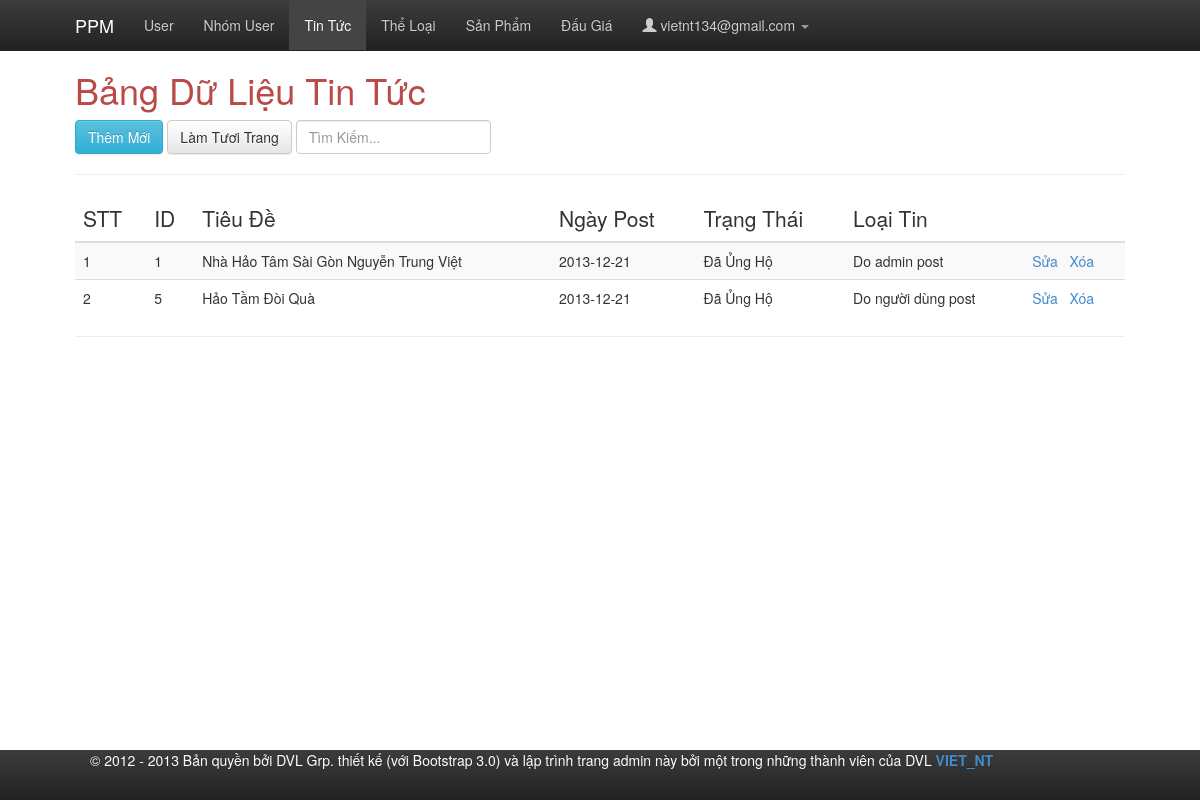
Page /admin/index-admin.php?changePage=3 (signed in) on the earlier database version.
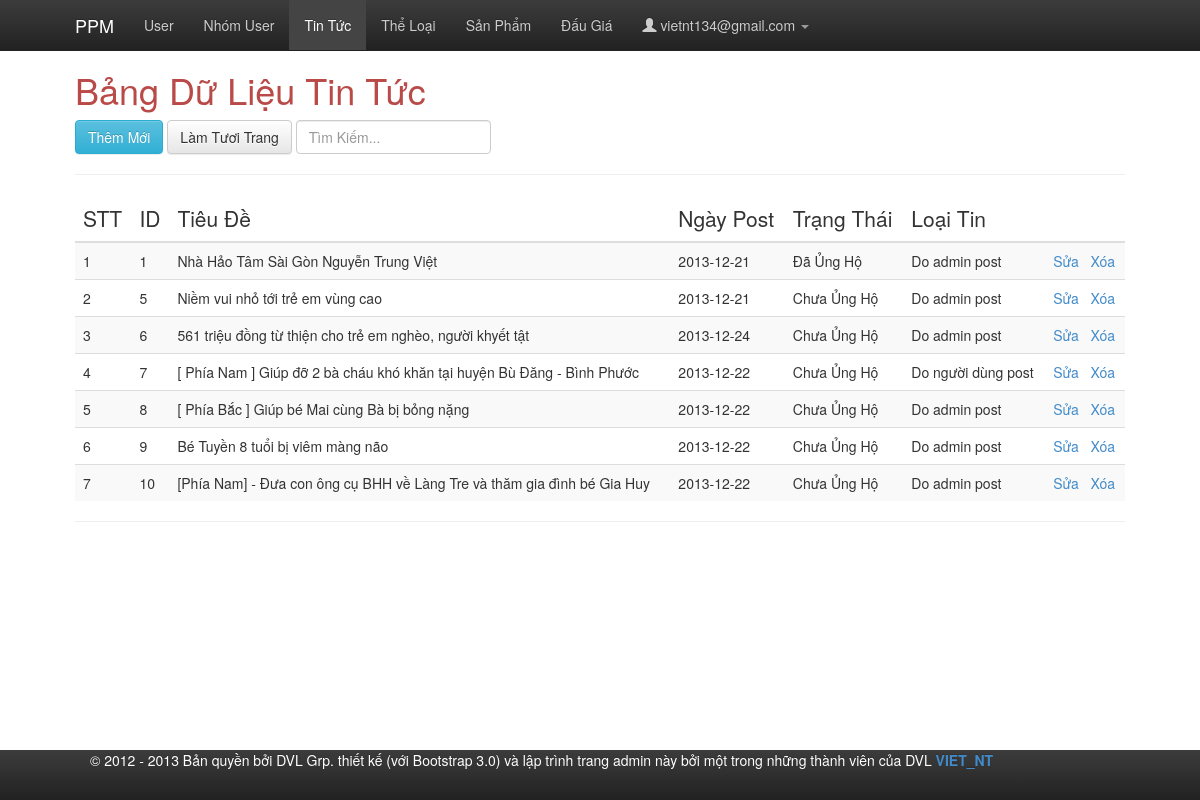
Same page on the later database version.
### tables this page shows
CREATE TABLE IF NOT EXISTS `tintuc` (
  `tintuc_id` int(11) NOT NULL AUTO_INCREMENT,
  `tintuc_title` varchar(255) NOT NULL,
  `user_id` int(11) NOT NULL,
  `tintuc_content` text,
  `tintuc_postdate` date DEFAULT NULL,
  `tintuc_keyword` varchar(50) NOT NULL,
  `tintuc_status` varchar(50) NOT NULL,
  `tintuc_cataloge_id` int(11) NOT NULL,
  PRIMARY KEY (`tintuc_id`),
  KEY `tintuc_cataloge_id` (`tintuc_cataloge_id`),
  KEY `user_id` (`user_id`)
);

CREATE TABLE IF NOT EXISTS `tintuc_cataloge` (
  `tintuc_cataloge_id` int(11) NOT NULL AUTO_INCREMENT,
  `tintuc_cataloge_name` varchar(50) NOT NULL,
  PRIMARY KEY (`tintuc_cataloge_id`),
  UNIQUE KEY `tintuc_cataloge_name_UNIQUE` (`tintuc_cataloge_name`)
);

### admin/include/tintucForm.php (the view, shortened to what this page needs)
<?php
$query = "SELECT * FROM `tintuc`,tintuc_cataloge WHERE tintuc.`tintuc_cataloge_id` = tintuc_cataloge.`tintuc_cataloge_id` order by tintuc_id asc";
$result = mysql_query($query);
?>
<h1 class="text-danger">Bảng Dữ Liệu Tin Tức</h1>
<div class="btn-group">
	<a href="index-admin.php?changePage=7" class="btn btn-info">Thêm Mới</a>
</div>
<div class="btn-group">
	<a href="index-admin.php?changePage=3" class="btn btn-default">Làm Tươi Trang</a>
</div>
<div class="btn-group">
	<input placeholder="Tìm Kiếm..." type="search" name="search" class="form-control" value="" id="id_search" />
</div>
<hr id="Eight" />
<div id="tableEight" class="table-responsive">
	<table class="table table-striped table-hover">
		<thead>
			<tr>
				<th class="lead">STT</th>
				<th class="lead">ID</th>
				<th class="lead">Tiêu Đề</th>
				<th class="lead">Ngày Post</th>
				<th class="lead">Trạng Thái</th>
				<th class="lead">Loại Tin</th>
				<th>&nbsp;</th>
			</tr>
		</thead>
		<tbody>
			<?php
			$i = 1;
			if($result){
			while ($row = mysql_fetch_array($result)) {
			?>
			<tr>
				<td><?php echo($i++); ?></td>
				<td><?php echo($row['0'])?></td>
				<td><?php echo($row['1']); ?></td>
				<td><?php echo($row['4']); ?></td>
				<td><?php echo($row['6']); ?></td>
				<td><?php echo($row['9']); ?></td>
				<td>
					<a href="addEditDelete/editOneUser.php?tintucID=<?php echo($row['0']); ?>">Sửa</a>
					<a href="addEditDelete/deleteOneTinTuc.php?tintucID=<?php echo($row['0']); ?>&tintucTitle=<?php echo($row['1']); ?>">Xóa</a>
				</td>
			</tr>
			<?php
			}
			}
			?>
		</tbody>
	</table>
</div>
<hr />

### admin/index-admin.php (shortened to what this page needs)
<!DOCTYPE html>
<html lang="en">
	<head>
		<link href="css/bootstrapv3.css" type="text/css" rel="stylesheet" media="print,screen" />
		<link href="css/bootstrap-glyphicons.css" type="text/css" rel="stylesheet" media="print,screen" />
		<link href="css/jquery.dataTables.css" type="text/css" rel="stylesheet" media="print,screen" />
		<link href="css/jquery.qtip.css" type="text/css" rel="stylesheet" media="print,screen" />
		<link href="css/header.css" type="text/css" rel="stylesheet" media="print,screen" />
		<link href="css/body.css" type="text/css" rel="stylesheet" media="print,screen" />
		<link href="css/footer.css" type="text/css" rel="stylesheet" media="print,screen" />
		<link href="css/style.css" type="text/css" rel="stylesheet" media="print,screen" />
		<link href="css/bootstrap-theme.css" type="text/css" rel="stylesheet" />
		<link href="css/docs.css" type="text/css" rel="stylesheet" />
		<link rel="stylesheet" href="js/wysibb/theme/default/wbbtheme.css" />
	</head>
	<body>
		<header class="navbar navbar-inverse navbar-fixed-top bs-docs-nav">
			<div class="container">
				<div class="navbar-header">
					<a class="nav navbar-brand" href="index-admin.php">PPM</a>
				</div>
				<?php
				function echoActiveClassIfRequestMatches($requestUri) {
					$current_file_name = basename($_SERVER['REQUEST_URI']);
					if ($current_file_name == $requestUri)
						echo 'class="active"';
				}
				?>
				<nav class="collapse navbar-collapse bs-navbar-collapse" style="color: white;">
					<ul class="nav navbar-nav" id="myTab">
						<li <?php echoActiveClassIfRequestMatches("index-admin.php?changePage=1") ?>>
							<a  href="index-admin.php?changePage=1">User</a>
						</li>
						<li <?php echoActiveClassIfRequestMatches("index-admin.php?changePage=2") ?>>
							<a href="index-admin.php?changePage=2">Nhóm User</a>
						</li>
						<li <?php echoActiveClassIfRequestMatches("index-admin.php?changePage=3") ?>>
							<a href="index-admin.php?changePage=3">Tin Tức</a>
						</li>
						<li <?php echoActiveClassIfRequestMatches("index-admin.php?changePage=4") ?>>
							<a href="index-admin.php?changePage=4">Thể Loại</a>
						</li>
						<li <?php echoActiveClassIfRequestMatches("index-admin.php?changePage=8") ?>>
							<a href="index-admin.php?changePage=8">Sản Phẩm</a>
						</li>
						<li <?php echoActiveClassIfRequestMatches("index-admin.php?changePage=9") ?>>
							<a href="index-admin.php?changePage=9">Đấu Giá</a>
						</li>
						<li class="dropdown">
							<a href="#" data-toggle="dropdown"> <span class="glyphicon glyphicon-user"></span> <?php
							echo($_SESSION["adminLog"]);
							?> <span class="caret"></span> </a>
						</li>
					</ul>
				</nav>
			</div>
		</header>
		<div class="container bs-docs-container">
			<div class="row">
				<div class="col-md-12">
					<?php
					if(isset($_GET['changePage']))
					{
					if($_GET['changePage']=='1')
					{
					require 'include/userForm.php';
					}
					else if($_GET['changePage']=='2')
					{
					require 'include/userLevelForm.php';
					}
					else if($_GET['changePage']=='3')
					{
					require 'include/tintucForm.php';
					}
					}
					else {
					?>
					<h1 class="text-center text-info">Chào Mừng Đến Với Trang Quản Trị</h1>
					<?php
					}
					?>
				</div>
			</div>
		</div>
		<footer class="navbar navbar-inverse navbar-fixed-bottom bs-docs-nav">
			<div class="container">
				<p class="collapse navbar-collapse bs-navbar-collapse" style="color: white;">
					&copy; 2012 - <?php echo date('Y');
					?>
					Bản quyền bởi DVL Grp. thiết kế (với Bootstrap 3.0) và lập trình trang admin này bởi một trong những thành viên của DVL <strong><a href="#">VIET_NT</a></strong>
				</p>
			</div>
		</footer>
	</body>
</html>

### admin/css/style.css (style rules this page uses)
.container { max-width: 1080px; }

### admin/css/docs.css (style rules this page uses)
body { position: relative; padding-top: 50px; }
.bs-docs-nav { text-shadow: 0 -1px 0 rgba(0,0,0,.15); background-color: #222222; border-color: #222222; box-shadow: 0 1px 0 rgba(255,255,255,.1); }
.bs-docs-nav .navbar-collapse { border-color: #222222; }
.bs-docs-nav .navbar-brand { color: #fff; }
.bs-docs-nav .navbar-nav > li > a { color: #CCCCCC; }
.bs-docs-nav .navbar-nav > .active > a, .bs-docs-nav .navbar-nav > .active > a:hover { color: #fff; background-color: #444444; }

### admin/js/wysibb/theme/default/wbbtheme.css (style rules this page uses)
html { height:100% !important; }

Differences in the rows shown:
changed tintuc id 5: tintuc_title "Hảo Tầm Đòi Quà" → "Niềm vui nhỏ tới trẻ em vùng cao"; tintuc_status "Đã Ủng Hộ" → "Chưa Ủng Hộ"; tintuc_cataloge.tintuc_cataloge_name "Do người dùng post" → "Do admin post"
added tintuc: tintuc_id "6", tintuc_title "561 triệu đồng từ thiện cho trẻ em nghèo, người khyết tật", tintuc_postdate "2013-12-24", tintuc_status "Chưa Ủng Hộ", tintuc_cataloge.tintuc_cataloge_name "Do admin post"
added tintuc: tintuc_id "7", tintuc_title "[ Phía Nam ] Giúp đỡ 2 bà cháu khó khăn tại huyện Bù Đăng - Bình Phước", tintuc_postdate "2013-12-22", tintuc_status "Chưa Ủng Hộ", tintuc_cataloge.tintuc_cataloge_name "Do người dùng post"
added tintuc: tintuc_id "8", tintuc_title "[ Phía Bắc ] Giúp bé Mai cùng Bà bị bỏng nặng", tintuc_postdate "2013-12-22", tintuc_status "Chưa Ủng Hộ", tintuc_cataloge.tintuc_cataloge_name "Do admin post"
added tintuc: tintuc_id "9", tintuc_title "Bé Tuyền 8 tuổi bị viêm màng não", tintuc_postdate "2013-12-22", tintuc_status "Chưa Ủng Hộ", tintuc_cataloge.tintuc_cataloge_name "Do admin post"
added tintuc: tintuc_id "10", tintuc_title "[Phía Nam] - Đưa con ông cụ BHH về Làng Tre và thăm gia đình bé Gia Huy", tintuc_postdate "2013-12-22", tintuc_status "Chưa Ủng Hộ", tintuc_cataloge.tintuc_cataloge_name "Do admin post"
